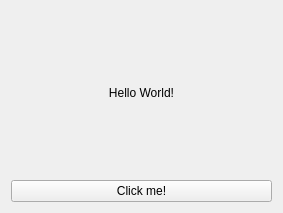
<?xml version="1.0" encoding="UTF-8"?>
<ui version="4.0">
 <class>MainWindow</class>
 <widget class="QMainWindow" name="MainWindow">
  <property name="geometry">
   <rect>
    <x>0</x>
    <y>0</y>
    <width>283</width>
    <height>213</height>
   </rect>
  </property>
  <property name="windowTitle">
   <string>MainWindow</string>
  </property>
  <widget class="QWidget" name="centralWidget">
   <layout class="QGridLayout" name="gridLayout">
    <item row="0" column="0">
     <layout class="QVBoxLayout" name="verticalLayout">
      <item>
       <widget class="QLabel" name="label">
        <property name="text">
         <string>Hello World!</string>
        </property>
        <property name="alignment">
         <set>Qt::AlignCenter</set>
        </property>
       </widget>
      </item>
      <item>
       <widget class="QPushButton" name="pushButton">
        <property name="text">
         <string>Click me!</string>
        </property>
       </widget>
      </item>
     </layout>
    </item>
   </layout>
  </widget>
 </widget>
 <layoutdefault spacing="6" margin="11"/>
 <resources/>
 <connections/>
</ui>
